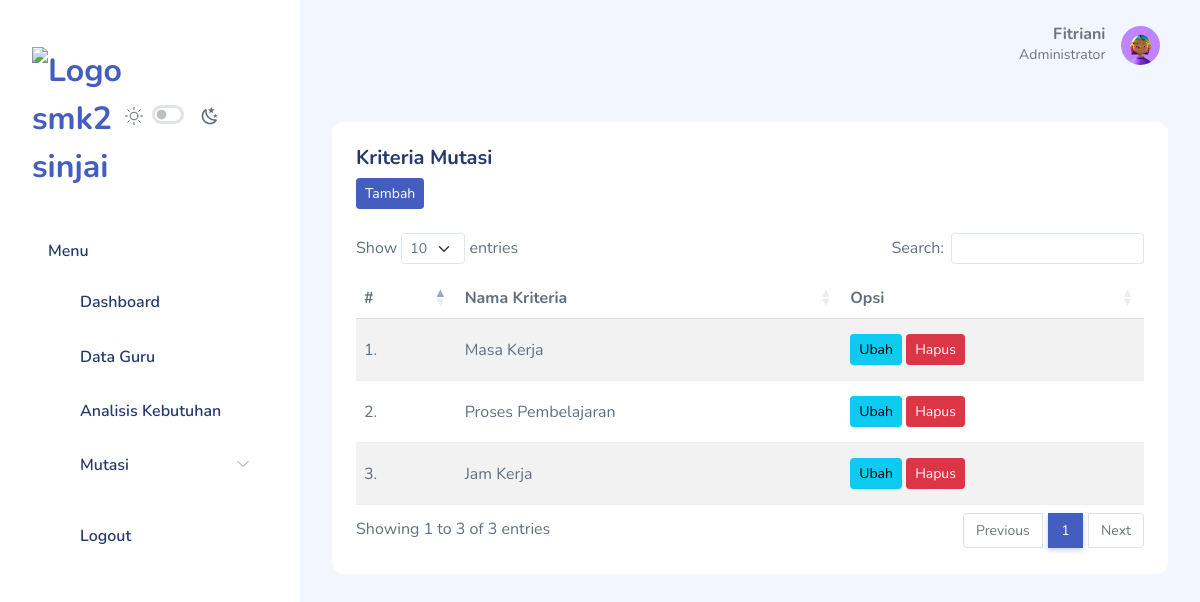
Page /admin/dashboard.php?page=kriteria (signed in) on the committed database.
### tables this page shows
CREATE TABLE `tb_kriteria` (
  `id_kriteria` int NOT NULL,
  `nama_kriteria` varchar(255) NOT NULL
);

### admin/dashboard.php (the view, shortened to what this page needs)
<?php
include '../config/db.php';
?> <script>
<?php
$id_login = @$_SESSION['admin'];
$sql = mysqli_query($con, "SELECT * FROM tb_admin
 WHERE id_admin = '$id_login'") or die(mysqli_error($con));
$data = mysqli_fetch_array($sql);
?>
<!DOCTYPE html>
<html lang="en">
<head>
    <link rel="stylesheet" href="../assets/assets/compiled/css/app.css">
    <link rel="stylesheet" href="../assets/assets/compiled/css/app-dark.css">
    <link rel="stylesheet" href="../assets/assets/extensions/datatables.net-bs5/css/dataTables.bootstrap5.min.css">
    <link rel="stylesheet" href="../assets/assets/compiled/css/table-datatable-jquery.css">
    <link rel="stylesheet" href="../assets/assets/extensions/flatpickr/flatpickr.min.css">
    <link rel="stylesheet" href="../assets/assets/extensions/choices.js/public/assets/styles/choices.css">
    <link rel="stylesheet" href="../assets/assets/compiled/css/iconly.css">
</head>
<body>
    <div id="app">
        <div id="sidebar">
            <div class="sidebar-wrapper active">
                <div class="sidebar-header position-relative">
                    <div class="d-flex justify-content-between align-items-center">
                        <div class="logo">
                            <a href="https://www.smkn2sinjai.sch.id/" target="_blank"><img src="../assets/source/logo.png" alt="Logo smk2 sinjai" style="width: 5rem; height: auto; margin-top: 15px;"></a>
                        </div>
                        <div class="theme-toggle d-flex gap-2  align-items-center mt-2 me-5">
                            <div class="form-check form-switch fs-6">
                                <input class="form-check-input  me-0" type="checkbox" id="toggle-dark" style="cursor: pointer">
                            </div>
                        </div>
                    </div>
                </div>
                <div class="sidebar-menu">
                    <ul class="menu">
                        <li class="sidebar-title">Menu</li>
                        <li class="sidebar-item">
                            <a href="dashboard.php" class='sidebar-link'>
                                <i class="bi bi-grid-1x2-fill"></i>
                                <span>Dashboard</span>
                            </a>
                        </li>
                        <li class="sidebar-item">
                            <a href="?page=guru" class='sidebar-link'>
                                <i class="bi bi-people-fill"></i>
                                <span>Data Guru</span>
                            </a>
                        </li>
                        <li class="sidebar-item">
                            <a href="?page=kebutuhan" class='sidebar-link'>
                                <i class="bi bi-clipboard-plus-fill"></i>
                                <span>Analisis Kebutuhan</span>
                            </a>
                        </li>
                        <li class="sidebar-item has-sub">
                            <a href="#" class='sidebar-link'>
                                <i class="bi bi-stack"></i>
                                <span>Mutasi</span>
                            </a>
                        </li>
                        <li class="sidebar-item">
                            <a href="logout.php" class='sidebar-link'>
                                <i class="bi bi-arrow-left-circle-fill"></i>
                                <span>Logout</span>
                            </a>
                        </li>
                    </ul>
                </div>
            </div>
        </div>
        <div id="main" class='layout-navbar navbar-fixed'>
            <header>
                <nav class="navbar navbar-expand navbar-light navbar-top">
                    <div class="container-fluid">
                        <a href="#" class="burger-btn d-block">
                            <i class="bi bi-justify fs-3"></i>
                        </a>
                        <div class="collapse navbar-collapse" id="navbarSupportedContent">
                            <div class="dropdown">
                                <a href="#" data-bs-toggle="dropdown" aria-expanded="false">
                                    <div class="user-menu d-flex">
                                        <div class="user-name text-end me-3">
                                            <h6 class="mb-0 text-gray-600"><?= $data['nama_lengkap']; ?></h6>
                                            <p class="mb-0 text-sm text-gray-600">Administrator</p>
                                        </div>
                                        <div class="user-img d-flex align-items-center">
                                            <div class="avatar avatar-md">
                                                <img src="../assets/img/user/<?= $data['foto'] ?>">
                                            </div>
                                        </div>
                                    </div>
                                </a>
                            </div>
                        </div>
                    </div>
                </nav>
            </header>
            <div id="main-content">
                <div class="page-heading">
                    <?php
                    $page = @$_GET['page'];
                    $act = @$_GET['act'];
                    if ($page == 'master') {
                    } elseif ($page == 'kriteria') {
                        if ($act == '') {
                            include 'modul/kriteria/data.php';
                        } elseif ($act == 'add') {
                            include 'modul/kriteria/add.php';
                        } elseif ($act == 'edit') {
                            include 'modul/kriteria/edit.php';
                        } elseif ($act == 'del') {
                            include 'modul/kriteria/del.php';
                        } elseif ($act == 'proses') {
                            include 'modul/kriteria/proses.php';
                        }
                    } elseif ($page == 'kmeans') {
                        if ($act == '') {
                            include 'modul/algoritma/kmeans.php';
                        } elseif ($act == 'del') {
                            include 'modul/algoritma/del.php';
                        }
                    } elseif ($page == 'laporan') {
                        if ($act == '') {
                            include 'modul/laporan/data.php';
                        } elseif ($act == 'tahun') {
                            include 'modul/laporan/laporan.php';
                        }
                    } elseif ($page == '') {
                        include 'modul/home.php';
                    } else {
                        echo "<script>window.location.href = '../404.php'</script>";
                    }
                    ?>
                </div>
            </div>
        </div>
    </div>
</body>
</html>

### admin/modul/kriteria/data.php
<div class="page-inner">
    <div class="row">
        <section class="section">
            <div class="card">
                <div class="card-header">
                    <h5 class="card-title">Kriteria Mutasi</h5>
                    <a href="?page=kriteria&act=add" class="btn btn-primary btn-sm text-white"><i class="fa fa-plus"></i> Tambah</a>
                </div>
                <div class="card-body">
                    <table class="table table-striped" id="table1">
                        <thead>
                            <tr>
                                <th>#</th>
                                <th>Nama Kriteria</th>
                                <th>Opsi</th>
                            </tr>
                        </thead>
                        <tbody>
                            <?php
                            $no = 1;
                            $kriteria = mysqli_query($con, "SELECT * FROM tb_kriteria");
                            foreach ($kriteria as $k) { ?>
                                <tr>
                                    <td><?= $no++; ?>.</td>
                                    <td><?= $k['nama_kriteria']; ?></td>
                                    <td>
                                        <a class="btn btn-info btn-sm" href="?page=kriteria&act=edit&id=<?= $k['id_kriteria'] ?>"><i class="far fa-edit"></i>Ubah</a>
                                        <a class="btn btn-danger btn-sm" onclick="return confirm('Yakin Hapus Data ??')" href="?page=kriteria&act=del&id=<?= $k['id_kriteria'] ?>"><i class="fas fa-trash"></i>Hapus</a>
                                    </td>
                                </tr>
                            <?php }
                            ?>
                        </tbody>
                    </table>
                </div>
            </div>
        </section>
    </div>
</div>

### rows in the picture
tb_kriteria: nama_kriteria "Masa Kerja"
tb_kriteria: nama_kriteria "Proses Pembelajaran"
tb_kriteria: nama_kriteria "Jam Kerja"

### other values in the picture
$data['nama_lengkap'] "Fitriani"
